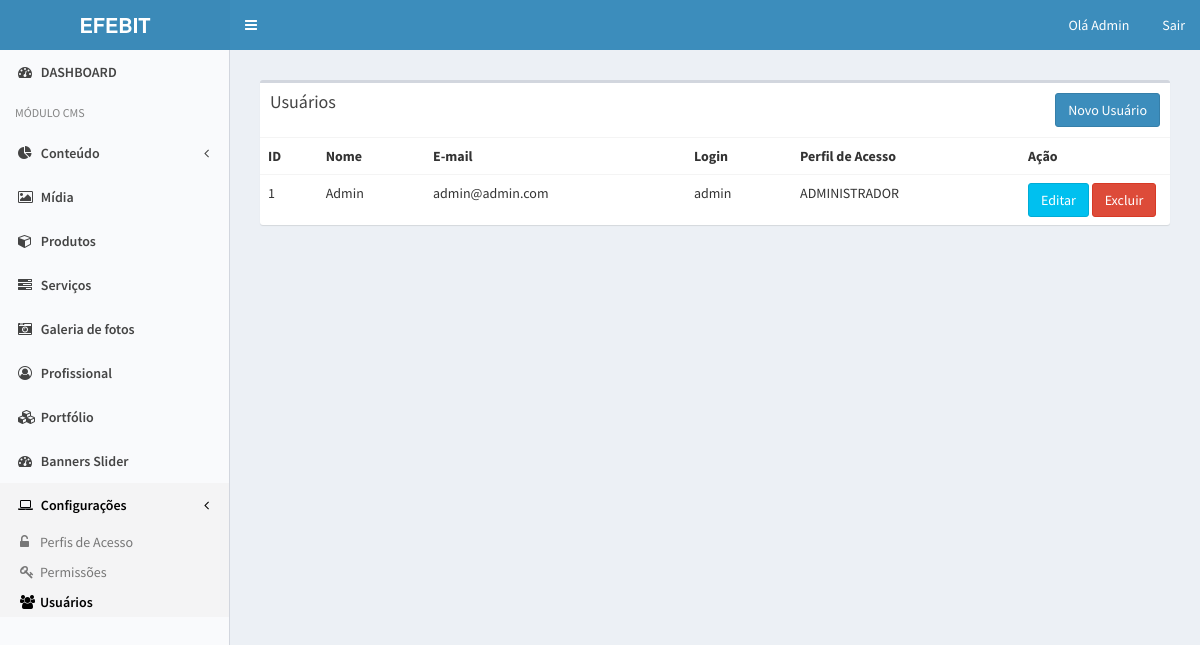
The app's page /admin/usuario (signed in) with its own data.
### tables this page shows
CREATE TABLE IF NOT EXISTS `usuario` (
  `id` int(11) NOT NULL AUTO_INCREMENT,
  `nome` varchar(60) NOT NULL,
  `email` varchar(80) NOT NULL,
  `login` varchar(30) NOT NULL,
  `senha` varchar(150) NOT NULL,
  `perfil_acesso_id` int(11) NOT NULL,
  PRIMARY KEY (`id`)
);

CREATE TABLE IF NOT EXISTS `perfil_acesso` (
  `id` int(11) NOT NULL AUTO_INCREMENT,
  `nome` char(100) NOT NULL,
  `permissoes` varchar(150) NOT NULL,
  PRIMARY KEY (`id`)
);

### admin/core/Controller.php (called while the page is built, shortened)
<?php
class Controller {
    public function carregarView($nomeView, $dadosView = array()) {
        extract($dadosView);
        require 'views/'.$nomeView.'.php';
    }
    public function carregarTemplate($nomeView, $dadosView = array()) {
        require 'views/templates/admin.php';
    }
}

### admin/core/Core.php (called while the page is built, shortened)
<?php
class Core {
    public function iniciar() {
        $url = '/';
        if(isset($_GET['url'])) {
            $url.= $_GET['url'];
        }
        $params = array();
        if(!empty($url) && $url != '/') {
            $url = explode('/', $url);
            array_shift($url);
            array_shift($url);
            if(isset($url[0]) && !empty($url[0])) {
                $acaoAtiva = $url[0];
                array_shift($url);
            } else {
                $acaoAtiva = 'index';
            }
        } else {
            $controllerAtivo = 'DashboardController';
            $acaoAtiva = 'index';
        }
        $controller = new $controllerAtivo();
        call_user_func_array(array($controller, $acaoAtiva), $params);
    }
}
?>

### admin/index.php (called while the page is built, shortened)
<?php
$core = new Core();
$core->iniciar();
?>

### admin/core/Model.php (called while the page is built, shortened)
<?php
class Model {
    public function __construct() {
        global $conexaoBaseDados;
        $this->conexaodb = $conexaoBaseDados;
    }
}

### admin/models/Usuario.php (called while the page is built, shortened)
<?php
class Usuario extends Model {
    public function getListaUsuarios() {
        $resultado = array();
        try {
            $sql = "SELECT
                usuario.id,
                usuario.nome,
                usuario.email,
                usuario.login,
                perfil_acesso.nome as perfil_acesso
                FROM usuario
                LEFT JOIN perfil_acesso ON perfil_acesso.id = usuario.perfil_acesso_id";
            $sql = $this->conexaodb->prepare($sql);
            $sql->execute();
            if($sql->rowCount() > 0) {
                $resultado = $sql->fetchAll();
            }
        } catch(PDOException $e) {
            echo "Não foi possível consultar os usuários! ".$e->getMessage();
        }
        return $resultado;
    }
}

### admin/views/telas/usuario.php (the view)
<section class="content">
    <div class="row">
        <div class="col-xs-12">
            <div class="box">
                <div class="box-header">
                    <h3 class="box-title">Usuários</h3>
                    <a href="<?php echo URL_CMS; ?>/usuario/inserir/" class="btn btn-primary pull-right" >Novo Usuário</a>
                </div>
                <div class="box-body table-responsive no-padding">
                    <table class="table table-hover">
                        <tr>
                            <th>ID</th>
                            <th>Nome</th>
                            <th>E-mail</th>
                            <th>Login</th>
                            <th>Perfil de Acesso</th>
                            <th width="150">Ação</th>
                        </tr>
                        <?php foreach($lista_usuarios as $usuario): ?>
                        <tr>
                            <td><?php echo $usuario['id']; ?></td>
                            <td><?php echo $usuario['nome']; ?></td>
                            <td><?php echo $usuario['email']; ?></td>
                            <td><?php echo $usuario['login']; ?></td>
                            <td><?php echo $usuario['perfil_acesso']; ?></td>
                            <td>
                              <a href="<?php echo URL_CMS; ?>/usuario/editar/<?php echo $usuario['id']; ?>" class="btn btn-info"
                                  >Editar</a>
                              <a href="<?php echo URL_CMS; ?>/usuario/excluir/<?php echo $usuario['id']; ?>" class="btn btn-danger"
                                  onclick="return confirm('Deseja realmente excluir este registro?')">Excluir</a>
                            </td>
                        </tr>
                        <?php endforeach; ?>
                    </table>
                </div>
            </div>
        </div>
    </div>
</section>

### records on screen
usuario: id "1", nome "Admin", email "admin@admin.com", login "admin", perfil_acesso.nome "ADMINISTRADOR"

### other values on screen
$nome_usuario "Admin"
